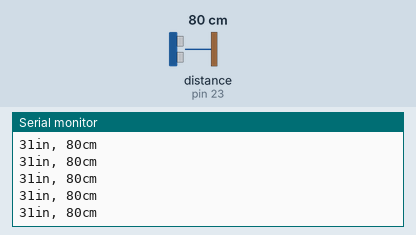
This sketch was run on a simulated Arduino Mega 2560, built with avr-gcc and run on an emulated ATmega2560. On the bench: the last lines printed to the serial monitor. Wiring (inferred from the names in the program): ultrasonic range finder: trigger pin 22; echo pin 23. The inputs (shaded band) are chosen by the test bench; at power-on: distance to the obstacle (sensor on pin 23) 80 cm. The echo pulse lasts 58.3 µs per cm.

Above: at 1.2 s.
1.3 s: distance to the obstacle (sensor on pin 23) set to 2 cm
At 1.38 s:
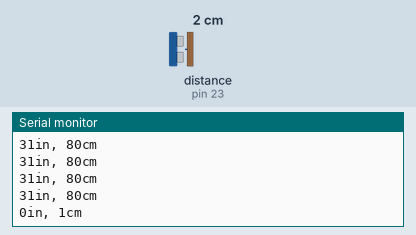
4.3 s: distance to the obstacle (sensor on pin 23) set to 4 cm
At 4.3 s:
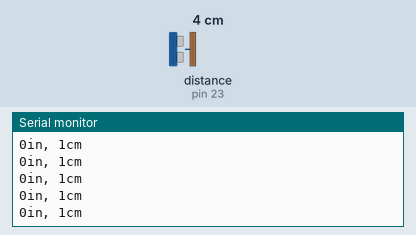
5.8 s: distance to the obstacle (sensor on pin 23) set to 35 cm
At 5.82 s:
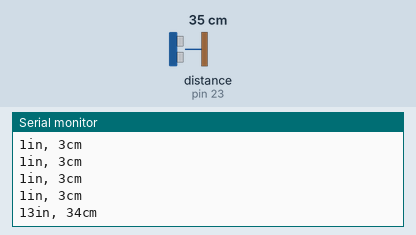
Timing chart, 0 to 8.8 s (numbered marks = the images above; inputs shaded):
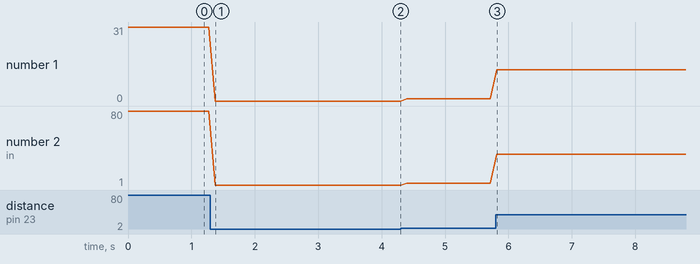

Measured:
- after the input at 1.3 s, the serial monitor: prints a new line after 0.07 s (image 1)
- after the input at 5.8 s, the serial monitor: prints a new line at once (image 3)
- plotted number 1: 31 → 0 after the input at 1.3 s, 1 → 13 after the input at 5.8 s
- plotted number 2: 80 → 1 after the input at 1.3 s, 1 → 3 after the input at 4.3 s, 3 → 34 after the input at 5.8 s

The sketch:

Sensor.ino
```cpp
const int trigger = 22;
const int echo = 23;

void setup() {
  pinMode(trigger, OUTPUT);
   pinMode(echo, INPUT);
  Serial.begin(9600);
}

void loop()
{
  long duration, inches, cm;

  digitalWrite(trigger, LOW);
  delayMicroseconds(2);
  digitalWrite(trigger, HIGH);
  delayMicroseconds(5);
  digitalWrite(trigger, LOW);


  duration = pulseIn(echo, HIGH);

  inches = microsecondsToInches(duration);
  cm = microsecondsToCentimeters(duration);

  Serial.print(inches);
  Serial.print("in, ");
  Serial.print(cm);
  Serial.print("cm");
  Serial.println();

  delay(100);
}

long microsecondsToInches(long microseconds)
{
  return microseconds / 74 / 2;
}

long microsecondsToCentimeters(long microseconds)
{

  return microseconds / 29 / 2;
}
```
